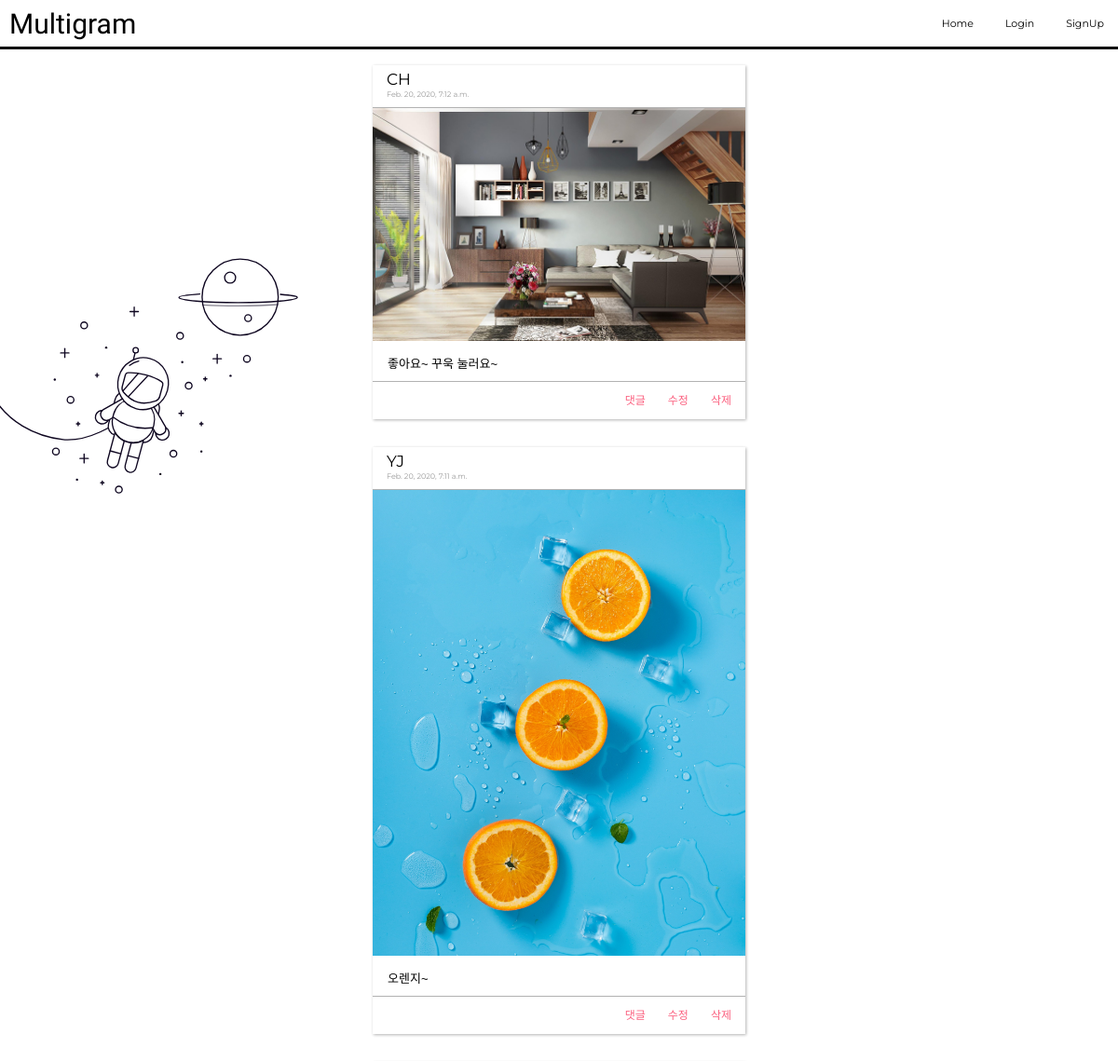
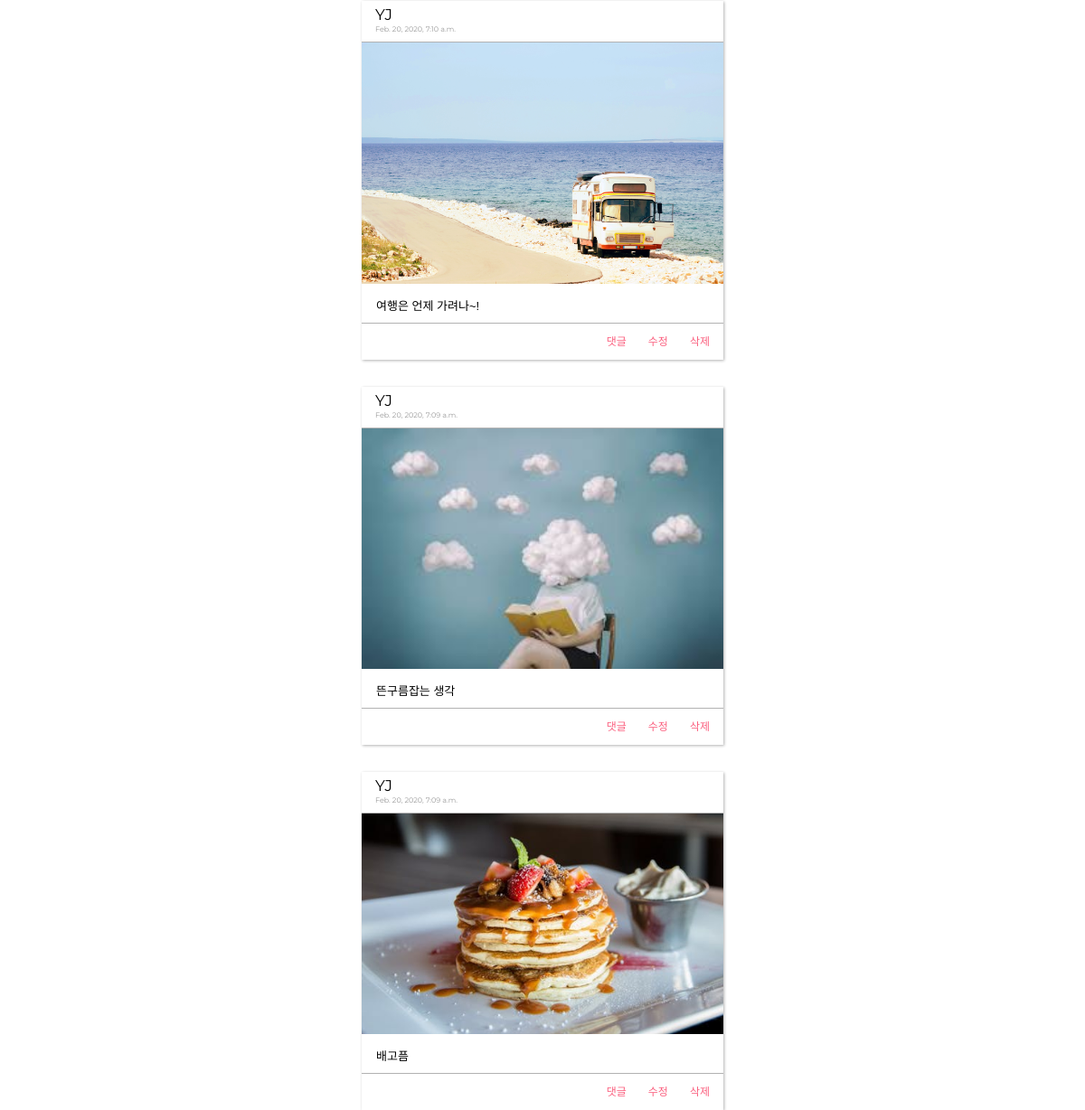
The page / on the database its author committed (2 pictures, top to bottom).
### photo/models.py (models this page shows, shortened)
class Photo(models.Model):
    author = models.ForeignKey(User, on_delete=models.CASCADE, related_name='user')
    text = models.TextField(blank=True)
    image = models.ImageField(upload_to='timeline_photo/%Y/%m/%d')
    created = models.DateTimeField(auto_now_add=True)
    update = models.DateTimeField(auto_now=True)
    like = models.ManyToManyField(User, related_name='like_post', blank=True)
    favorite = models.ManyToManyField(User, related_name='favorite_post', blank=True)
    class Meta:
        ordering = ['-created']

### photo/views.py (the view)
# urls.py: path("", PhotoList.as_view(), name='index'),
class PhotoList(ListView):
    model = Photo
    template_name_suffix = '_list'

### photo/templates/photo/photo_list.html (shortened to what this page needs)
{% extends 'base.html' %}
{% block content %}
<div class='container'>
    <div class="row">
        <div class="col-5">
            {% for object in object_list %}
            <div class="card">
                <div class="card-header">
                    <p>{{ object.author }}</p>
                    <p style = "font-size : 8px; color:rgba(0,0,0,0.4);">{{ object.created }}</p>
                </div>
                <img src=" {{ object.image.url }}" class="card-img-top" alt="..." style = "margin : 0; padding :0;">
                <div class="card-body2">
                    <p class="card-text"> {{ object.text }} </p>
                </div>
                <div class="card-body" style = "height : 40px; border-top : solid; border-top-width : 1px; border-top-color : rgba(0,0,0,0.3);">
                  <ul>
                    <li><a href="{% url 'photo:detail' object.id %}" class="card-link">댓글</a></li>
                    <li><a href="{% url 'photo:update' object.id %}" class="card-link">수정</a></li>
                    <li><a href="{% url 'photo:delete' object.id %}" class="card-link">삭제</a></li>
                  </ul>
                </div>
            </div>
            {% endfor %}
        </div>
    </div>
</div>
{% endblock %}

### layout/base.html (shortened to what this page needs)
{% load static %}
<!DOCTYPE html>
<html lang="en">
<head>
</head>
<body>
<nav class="navbar navbar-expand-lg navbar-dark bg-primary">
    <span class="navbar-brand" style = "font-size : 30px; font-family: 'Amatic SC', cursive;">Multigram</span>
    <div class="collapse navbar-collapse" id="navbarTogglerDemo02">
        <ul class="navbar-nav mr-auto mt-2 mt-lg-0">
            <li class="nav-item active">
                <a class="nav-link" href="{% url 'photo:index' %}"> Home </a>
            </li>
            {% if user.is_authenticated %}
            <li class="nav-item">
                <a class="nav-link" href="{% url 'photo:create' %}">Upload</a>
            </li>
            <li class="nav-item">
                <a class="nav-link" href="{% url 'accounts:logout' %}">Logout</a>
            </li>
            <li class="nav-item">
                <a class="nav-link" href="{% url 'photo:like_list' %}">LikeList</a>
            </li>
            <li class="nav-item">
                <a class="nav-link" href="{% url 'photo:favorite_list' %}">FavoriteList</a>
            </li>
            {% else %}
            <li class="nav-item">
                <a class="nav-link" href="{% url 'accounts:login' %}">Login</a>
            </li>
            <li class="nav-item">
                <a class="nav-link" href="{% url 'accounts:signup' %}">SignUp</a>
            </li>
            {% endif %}
        </ul>
    </div>
</nav>
<div class='container'>
<div class="container2">
    <div class="row">
      <div class="col-md-6 align-self-center">
      </div>
    </div>
  </div>
{% block content %}
{% endblock %}
</body>
</html>

### rows shown on the page
Photo: author "CH", created "Feb. 20, 2020, 7:12 a.m.", image (picture), text "좋아요~ 꾸욱 눌러요~"
Photo: author "YJ", created "Feb. 20, 2020, 7:11 a.m.", image (picture), text "오렌지~"
Photo: author "YJ", created "Feb. 20, 2020, 7:10 a.m.", image (picture), text "여행은 언제 가려나~!"
Photo: author "YJ", created "Feb. 20, 2020, 7:09 a.m.", image (picture), text "뜬구름잡는 생각"
Photo: author "YJ", created "Feb. 20, 2020, 7:09 a.m.", image (picture), text "배고픔"
